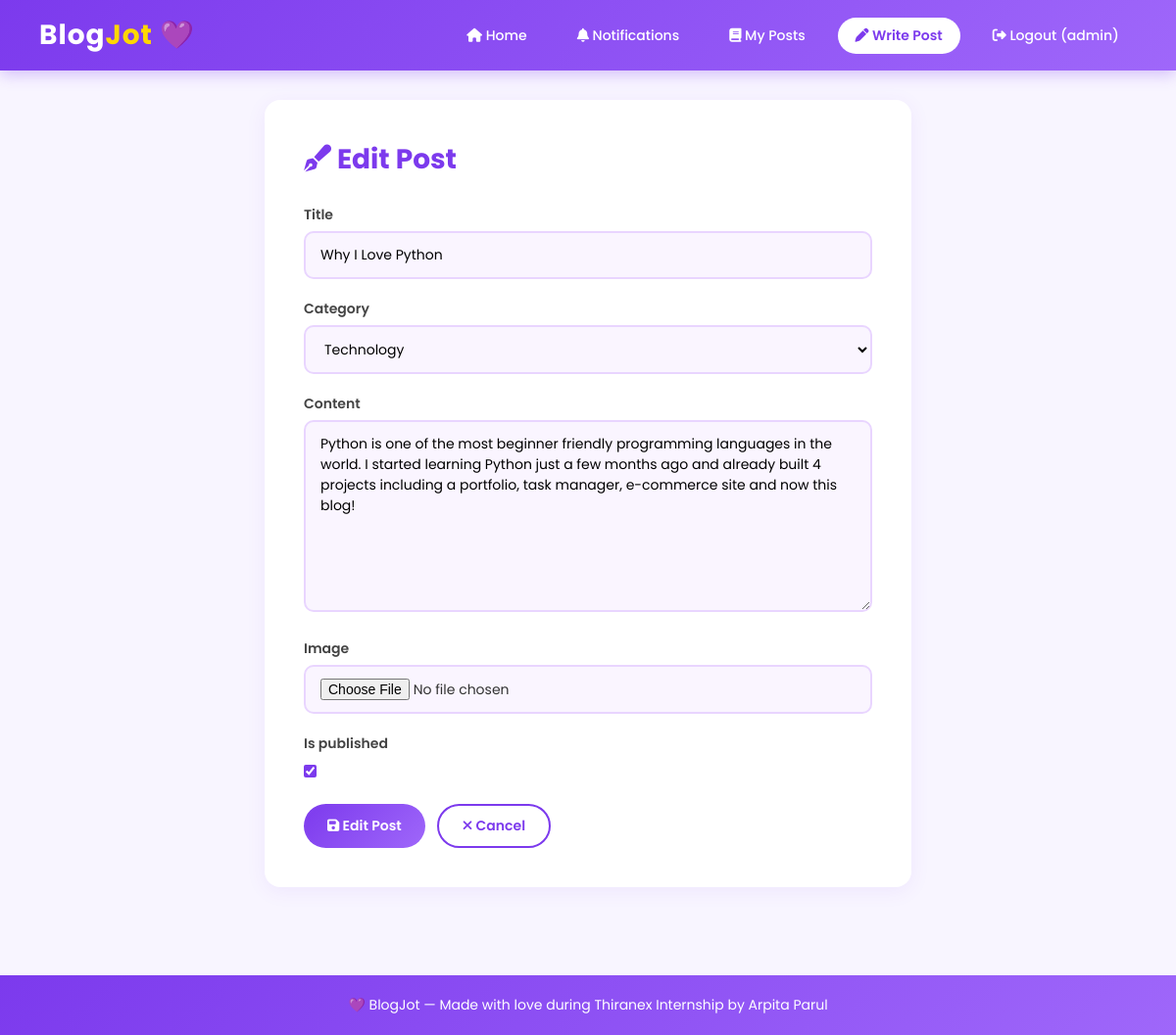
Page /post/why-i-love-python/edit/ (signed in) on the committed database.
### blog/models.py (models this page shows, shortened)
class Post(models.Model):
    title = models.CharField(max_length=200)
    slug = models.SlugField(unique=True)
    author = models.ForeignKey(User, on_delete=models.CASCADE, related_name='posts')
    category = models.ForeignKey(Category, on_delete=models.SET_NULL, null=True, blank=True)
    content = models.TextField()
    image = models.ImageField(upload_to='blog_images/', blank=True, null=True)
    created_at = models.DateTimeField(default=timezone.now)
    updated_at = models.DateTimeField(auto_now=True)
    is_published = models.BooleanField(default=True)
    class Meta:
        ordering = ['-created_at']

### blog/views.py (the view)
# urls.py: path('post/<slug:slug>/edit/', views.post_edit, name='post_edit'),
@login_required
def post_edit(request, slug):
    post = get_object_or_404(Post, slug=slug, author=request.user)
    if request.method == 'POST':
        form = PostForm(request.POST, request.FILES, instance=post)
        if form.is_valid():
            form.save()
            messages.success(request, 'Post updated successfully!')
            return redirect('post_detail', slug=post.slug)
    else:
        form = PostForm(instance=post)
    return render(request, 'blog/post_form.html', {'form': form, 'action': 'Edit'})

### blog/forms.py
class PostForm(forms.ModelForm):
    class Meta:
        model = Post
        fields = ['title', 'category', 'content', 'image', 'is_published']
        widgets = {
            'content': forms.Textarea(attrs={'rows': 8}),
        }

### blog/models.py (called while the page is built)
    def __str__(self):
        return self.name

### blogjot/context_processors.py (called while the page is built)
def notifications_count(request):
    if request.user.is_authenticated:
        unread_count = request.user.notifications.filter(is_read=False).count()
        return {'unread_count': unread_count}
    return {'unread_count': 0}

### templates/blog/post_form.html (shortened to what this page needs)
{% extends 'blog/base.html' %}
{% block content %}
<div class="container" style="max-width:700px;">
    <div class="card" style="padding:40px;">
        <h2 style="color:#7c3aed; margin-bottom:25px; font-size:28px;">
            <i class="fas fa-pen-fancy"></i> {{ action }} Post
        </h2>
        <form method="POST" enctype="multipart/form-data">
            {% for field in form %}
            <div style="margin-bottom:20px;">
                <label style="display:block; font-weight:600; color:#444; margin-bottom:6px; font-size:14px;">{{ field.label }}</label>
                {{ field }}
            </div>
            {% endfor %}
            <div style="display:flex; gap:12px; margin-top:10px;">
                <button type="submit" class="btn btn-primary"><i class="fas fa-save"></i> {{ action }} Post</button>
                <a href="{% url 'home' %}" class="btn btn-outline"><i class="fas fa-times"></i> Cancel</a>
            </div>
        </form>
    </div>
</div>
{% endblock %}

### templates/blog/base.html (shortened to what this page needs)
<!DOCTYPE html>
<html lang="en">
<head>
    <link href="https://cdnjs.cloudflare.com/ajax/libs/font-awesome/6.4.0/css/all.min.css" rel="stylesheet">
</head>
<body>
    <nav class="navbar">
        <a href="{% url 'home' %}" class="logo">Blog<span>Jot</span> 💜</a>
        <div class="nav-links">
            <a href="{% url 'home' %}"><i class="fas fa-home"></i> Home</a>
            {% if user.is_authenticated %}
                <a href="{% url 'notifications' %}">
                    <i class="fas fa-bell"></i> Notifications
                </a>
                <a href="{% url 'my_posts' %}"><i class="fas fa-book"></i> My Posts</a>
                <a href="{% url 'post_create' %}" class="btn-write"><i class="fas fa-pen"></i> Write Post</a>
                <a href="{% url 'logout' %}"><i class="fas fa-sign-out-alt"></i> Logout ({{ user.username }})</a>
            {% else %}
                <a href="{% url 'login' %}"><i class="fas fa-sign-in-alt"></i> Login</a>
                <a href="{% url 'register' %}" class="btn-write"><i class="fas fa-user-plus"></i> Register</a>
            {% endif %}
        </div>
    </nav>
    {% block content %}{% endblock %}
    <footer class="footer">
        <p>💜 BlogJot — Made with love during Thiranex Internship by Arpita Parul</p>
    </footer>
</body>
</html>

### templates/blog/base.html (style rules this page uses)
* { margin: 0; padding: 0; box-sizing: border-box; }
body { font-family: 'Poppins', sans-serif; background: #f8f5ff; color: #333; }
.navbar { background: linear-gradient(135deg, #7c3aed, #9f67fa); padding: 15px 40px; display: flex; justify-content: space-between; align-items: center; box-shadow: 0 4px 15px rgba(124,58,237,0.3); position: sticky; top: 0; z-index: 100; }
.navbar .logo { font-size: 28px; font-weight: 700; color: white; text-decoration: none; letter-spacing: 1px; }
.navbar .logo span { color: #ffd700; }
.nav-links { display: flex; gap: 15px; align-items: center; }
.nav-links a { color: white; text-decoration: none; font-size: 14px; font-weight: 500; padding: 8px 18px; border-radius: 25px; transition: all 0.3s; }
.nav-links .btn-write { background: white; color: #7c3aed; font-weight: 600; }
.container { max-width: 1200px; margin: 0 auto; padding: 30px 20px; }
.card { background: white; border-radius: 16px; box-shadow: 0 4px 20px rgba(124,58,237,0.08); overflow: hidden; transition: transform 0.3s, box-shadow 0.3s; }
.btn { padding: 10px 24px; border-radius: 25px; border: none; cursor: pointer; font-family: 'Poppins', sans-serif; font-size: 14px; font-weight: 600; text-decoration: none; display: inline-block; transition: all 0.3s; }
.btn-primary { background: linear-gradient(135deg, #7c3aed, #9f67fa); color: white; }
.btn-outline { background: transparent; border: 2px solid #7c3aed; color: #7c3aed; }
.footer { background: linear-gradient(135deg, #7c3aed, #9f67fa); color: white; text-align: center; padding: 20px; margin-top: 60px; font-size: 14px; }

### templates/blog/post_form.html (style rules this page uses)
input[type="text"], input[type="file"], select, textarea { width: 100%; padding: 12px 15px; border: 2px solid #e9d5ff; border-radius: 10px; font-family: 'Poppins', sans-serif; font-size: 14px; outline: none; transition: border 0.3s; background: #faf5ff; }
input[type="checkbox"] { width: auto; margin-right: 8px; accent-color: #7c3aed; }

### rows in the picture
Post: form "Why I Love Python" "Technology" "Python is one of the most beginner friendly programming languages in the world. I started learning Python just a few months ago and already built 4 projects including a portfolio, task manager, e-commerce site and now this blog!" "☑"

### other values in the picture
{{ user.username }} "admin"
{{ action }} "Edit"
{{ field.label }} "Title" "Category" "Content" "Image" "Is published"
